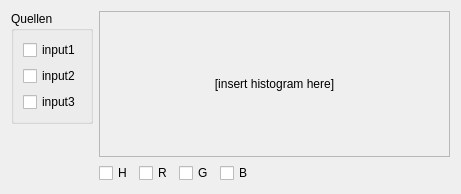
<?xml version="1.0" encoding="UTF-8"?>
<ui version="4.0">
 <class>HistogramViewer</class>
 <widget class="QWidget" name="HistogramViewer">
  <property name="geometry">
   <rect>
    <x>0</x>
    <y>0</y>
    <width>461</width>
    <height>194</height>
   </rect>
  </property>
  <property name="windowTitle">
   <string>Form</string>
  </property>
  <layout class="QGridLayout" name="gridLayout_3">
   <item row="0" column="0">
    <layout class="QVBoxLayout" name="verticalLayout">
     <item>
      <widget class="QGroupBox" name="groupBox">
       <property name="title">
        <string>Quellen</string>
       </property>
       <layout class="QVBoxLayout" name="verticalLayout_3">
        <item>
         <widget class="QCheckBox" name="checkBox_5">
          <property name="text">
           <string>input1</string>
          </property>
         </widget>
        </item>
        <item>
         <widget class="QCheckBox" name="checkBox_6">
          <property name="text">
           <string>input2</string>
          </property>
         </widget>
        </item>
        <item>
         <widget class="QCheckBox" name="checkBox_7">
          <property name="text">
           <string>input3</string>
          </property>
         </widget>
        </item>
       </layout>
      </widget>
     </item>
     <item>
      <spacer name="verticalSpacer">
       <property name="orientation">
        <enum>Qt::Vertical</enum>
       </property>
       <property name="sizeHint" stdset="0">
        <size>
         <width>20</width>
         <height>40</height>
        </size>
       </property>
      </spacer>
     </item>
    </layout>
   </item>
   <item row="0" column="1">
    <layout class="QGridLayout" name="gridLayout_2">
     <item row="0" column="0">
      <widget class="QFrame" name="frame">
       <property name="sizePolicy">
        <sizepolicy hsizetype="Expanding" vsizetype="Expanding">
         <horstretch>0</horstretch>
         <verstretch>0</verstretch>
        </sizepolicy>
       </property>
       <property name="frameShape">
        <enum>QFrame::StyledPanel</enum>
       </property>
       <property name="frameShadow">
        <enum>QFrame::Raised</enum>
       </property>
       <layout class="QGridLayout" name="gridLayout">
        <item row="0" column="0">
         <widget class="QLabel" name="label">
          <property name="text">
           <string>[insert histogram here]</string>
          </property>
          <property name="alignment">
           <set>Qt::AlignCenter</set>
          </property>
         </widget>
        </item>
       </layout>
      </widget>
     </item>
     <item row="1" column="0">
      <layout class="QHBoxLayout" name="horizontalLayout">
       <item>
        <widget class="QCheckBox" name="checkBox">
         <property name="text">
          <string>H</string>
         </property>
        </widget>
       </item>
       <item>
        <widget class="QCheckBox" name="checkBox_2">
         <property name="text">
          <string>R</string>
         </property>
        </widget>
       </item>
       <item>
        <widget class="QCheckBox" name="checkBox_3">
         <property name="text">
          <string>G</string>
         </property>
        </widget>
       </item>
       <item>
        <widget class="QCheckBox" name="checkBox_4">
         <property name="text">
          <string>B</string>
         </property>
        </widget>
       </item>
       <item>
        <spacer name="horizontalSpacer">
         <property name="orientation">
          <enum>Qt::Horizontal</enum>
         </property>
         <property name="sizeHint" stdset="0">
          <size>
           <width>40</width>
           <height>20</height>
          </size>
         </property>
        </spacer>
       </item>
      </layout>
     </item>
    </layout>
   </item>
  </layout>
 </widget>
 <resources/>
 <connections/>
</ui>
